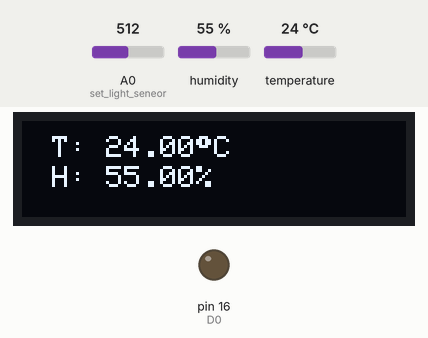
Simulated run of this sketch. Board: Arduino Uno, built with avr-gcc and run on an emulated ATmega328P. Parts: 128×32 one-colour display, output pins drawn as LEDs (lit = HIGH). Inputs (shaded band) come from the test bench; at power-on: humidity 55 %, temperature 24 °C, A0 (set_light_seneor) = 512. The display library's start-up logo is not drawn; pins used as bus, display or sensor lines are not drawn.

Above: at 1.6 s.
1.7 s: humidity set to 22 %
At 2.8 s:
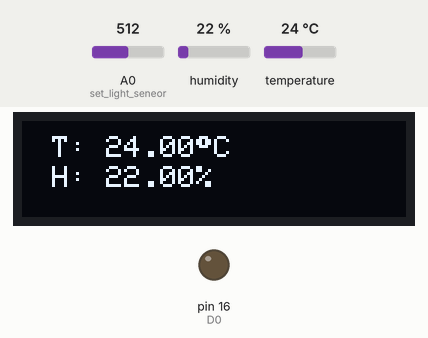
4.7 s: temperature set to 12 °C
At 5.8 s:
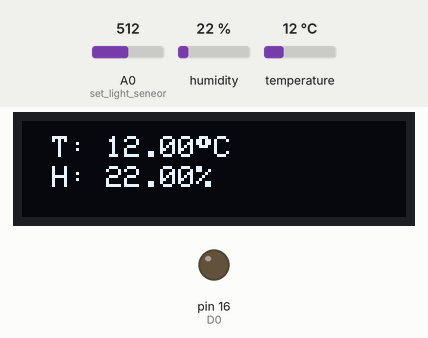
6.5 s: humidity set to 40 %
At 7.8 s:
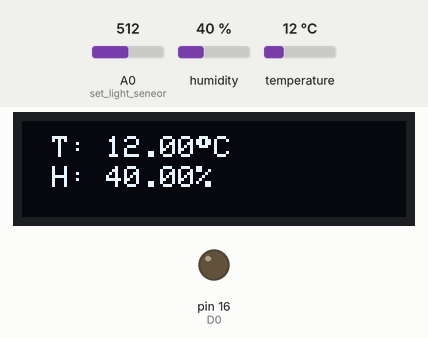
9.5 s: temperature set to 19 °C
At 10.8 s:
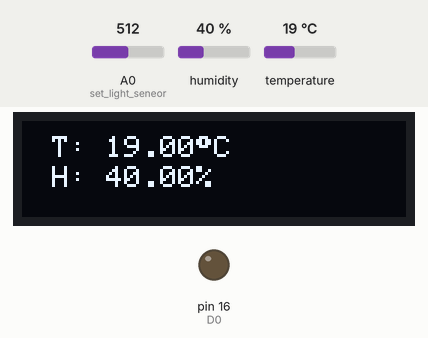
Timing chart, 0 to 12.5 s (numbered marks = the images above; inputs shaded):
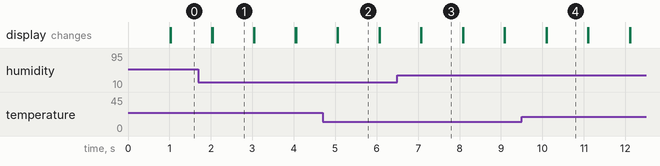

The sketch:

hw2_lab4_autolight.ino
```cpp
#include <Adafruit_SSD1306.h>
#include "DHTesp.h"
#define D3 0
#define D0 16
#define D4 2
#define SCREEN_WIDTH 128 // OLED display width, in pixels
#define SCREEN_HEIGHT 32 // OLED display height, in pixels
#define OLED_RESET     -1 // Reset pin # (or -1 if sharing Arduino reset pin)
#define SCREEN_ADDRESS 0x3C ///< See datasheet for Address; 0x3D for 128x64, 0x3C for 128x32
#define LED_PIN D0
#define RELAY1_PIN D4 //active low!!
#define RELAY_OFF HIGH
#define RELAY_ON LOW


Adafruit_SSD1306 display(SCREEN_WIDTH, SCREEN_HEIGHT, &Wire, OLED_RESET);
DHTesp sensor;
int relay_state = RELAY_OFF;
int is_bright = 0, is_on = 0;

unsigned long previousMillis = 0, startMillis = 0;
const long interval = 1000;
const long light_interval = 10000;

void setup() {
  Serial.begin(9600);
  sensor.setup(D3, DHTesp::DHT22); // Connect DHT sensor to GPIO 17
  pinMode(LED_PIN, OUTPUT); //set LED output
  digitalWrite(LED_PIN, LOW); //init LED
  pinMode(A0, INPUT); //set light seneor
  pinMode(RELAY1_PIN, OUTPUT); //set relay signal

  // SSD1306_SWITCHCAPVCC = generate display voltage from 3.3V internally
  if(!display.begin(SSD1306_SWITCHCAPVCC, SCREEN_ADDRESS)) {
    Serial.println(F("SSD1306 allocation failed"));
    for(;;); // Don't proceed, loop forever
  }

  display.setTextSize(1); // Draw 2X-scale text
  display.setTextColor(SSD1306_WHITE);
  display.cp437(true);

  // Show initial display buffer contents on the screen --
  display.display();

}

void loop() {

  float hum = sensor.getHumidity();
  float temp = sensor.getTemperature();
  int light_val = analogRead(A0);

  unsigned long currentMillis = millis();
  display.clearDisplay();


  if( is_on && (currentMillis - startMillis >= light_interval)){

    relay_state = RELAY_OFF;
    Serial.println(F("USBLED turned off."));
    is_on = 0;

  }


  if(currentMillis - previousMillis >= interval){

    previousMillis = currentMillis;
    if(light_val < 500) {
      if(is_bright){
        relay_state = RELAY_ON;
        is_on = 1;
        Serial.println(F("USBLED turned on."));
        startMillis = millis();
      }
      is_bright = 0;
    }else if(light_val > 600) {
      // relay_state = RELAY_OFF;
      is_bright = 1;
    }

    if( !isnan(hum) && !isnan(temp)){
        display.setCursor(10, 5);
        display.print(F("T: "));
        display.print(temp);
        display.print(char(248)) ;
        display.println("C");
        display.display();
        display.setCursor(10, 15);
        display.print(F("H: "));
        display.print(hum);
        display.println("%");
      }else  Serial.println(F("Cannot read information from sensor."));
      display.display();

  }

  digitalWrite(RELAY1_PIN, relay_state);
  digitalWrite(LED_PIN, !relay_state);

}
```

Measured:
- after the input at 1.7 s, the display: first differs from a run without the input after 0.34 s (image 1)
- after the input at 4.7 s, the display: first changes after 0.35 s (image 2 shows a later state)
- after the input at 6.5 s, the display: first differs from a run without the input after 0.58 s (image 3)
- after the input at 9.5 s, the display: first changes after 0.59 s (image 4 shows a later state)
- what the display in image 1 shows lasts 1.0 s, from 2.0 s to 3.0 s
